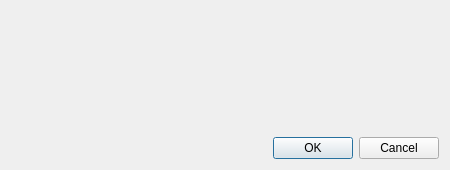
<?xml version="1.0" encoding="UTF-8"?>
<ui version="4.0">
 <class>DataDirDialog</class>
 <widget class="QDialog" name="DataDirDialog">
  <property name="geometry">
   <rect>
    <x>0</x>
    <y>0</y>
    <width>450</width>
    <height>170</height>
   </rect>
  </property>
  <property name="sizePolicy">
   <sizepolicy hsizetype="Fixed" vsizetype="Fixed">
    <horstretch>0</horstretch>
    <verstretch>0</verstretch>
   </sizepolicy>
  </property>
  <property name="minimumSize">
   <size>
    <width>450</width>
    <height>170</height>
   </size>
  </property>
  <property name="maximumSize">
   <size>
    <width>450</width>
    <height>170</height>
   </size>
  </property>
  <property name="windowTitle">
   <string>Data Directory</string>
  </property>
  <layout class="QVBoxLayout" name="verticalLayout">
   <property name="sizeConstraint">
    <enum>QLayout::SetDefaultConstraint</enum>
   </property>
   <item>
    <widget class="DataDirWidget" name="dataDirWidget" native="true"/>
   </item>
   <item>
    <widget class="QDialogButtonBox" name="buttonBox">
     <property name="orientation">
      <enum>Qt::Horizontal</enum>
     </property>
     <property name="standardButtons">
      <set>QDialogButtonBox::Cancel|QDialogButtonBox::Ok</set>
     </property>
    </widget>
   </item>
  </layout>
 </widget>
 <customwidgets>
  <customwidget>
   <class>DataDirWidget</class>
   <extends>QWidget</extends>
   <header>datadirwidget.h</header>
   <container>1</container>
  </customwidget>
 </customwidgets>
 <resources/>
 <connections>
  <connection>
   <sender>buttonBox</sender>
   <signal>accepted()</signal>
   <receiver>DataDirDialog</receiver>
   <slot>accept()</slot>
   <hints>
    <hint type="sourcelabel">
     <x>224</x>
     <y>144</y>
    </hint>
    <hint type="destinationlabel">
     <x>157</x>
     <y>169</y>
    </hint>
   </hints>
  </connection>
  <connection>
   <sender>buttonBox</sender>
   <signal>rejected()</signal>
   <receiver>DataDirDialog</receiver>
   <slot>reject()</slot>
   <hints>
    <hint type="sourcelabel">
     <x>292</x>
     <y>150</y>
    </hint>
    <hint type="destinationlabel">
     <x>286</x>
     <y>169</y>
    </hint>
   </hints>
  </connection>
 </connections>
</ui>
